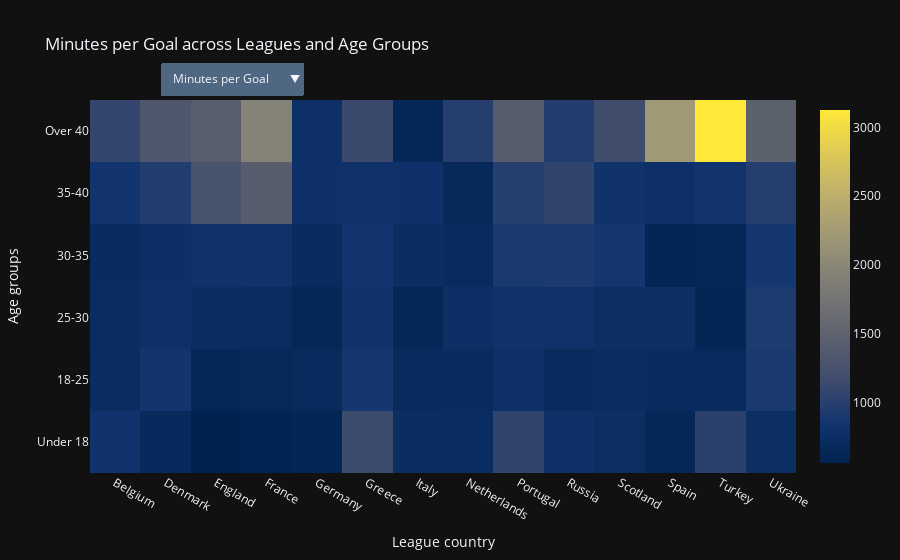

The code cell stored with this chart in its notebook:
### Markdown cell above
### Visualize data using an interactive heatmap
The heatmap below displays the `Minutes per Goals` across different league nations and age groups. Use the dropdown to switch between `Minutes per Goals` and `Minutes per Assists` to compare the efficiency of players in contributing to game outcomes.

### Code cell
fig = go.Figure()

# Trace for Minutes per Goal
fig.add_trace(
    go.Heatmap(
        z=league_age_analysis.pivot_table(index='age_group', columns='country_name', values='minutes_per_goal', aggfunc='mean', observed=False).values,
        x=league_age_analysis['country_name'].unique(),
        y=league_age_analysis['age_group'].unique(),
        visible=True,  # Visible by default
        name='Minutes per Goal'
    )
)

# Trace for Minutes per Assist
fig.add_trace(
    go.Heatmap(
        z=league_age_analysis.pivot_table(index='age_group', columns='country_name', values='minutes_per_assists', aggfunc='mean', observed=False).values,
        x=league_age_analysis['country_name'].unique(),
        y=league_age_analysis['age_group'].unique(),
        visible=False,  # Hidden by default
        name='Minutes per Assist'
    )
)

# Dropdown buttons
buttons = [
    dict(
        label='Minutes per Goal',
        method='update',
        args=[{'visible': [True, False]},
              {'title': 'Minutes per Goal across Leagues and Age Groups'}]
    ),
    dict(
        label='Minutes per Assist',
        method='update',
        args=[{'visible': [False, True]},
              {'title': 'Minutes per Assist across Leagues and Age Groups'}]
    )
]

fig.update_layout(
    updatemenus=[dict(active=0, buttons=buttons, x=0.1, xanchor='left', y=1.1, yanchor='top')],
    title_text='Minutes per Goal across Leagues and Age Groups',
    xaxis_title="League country",
    yaxis_title="Age groups",
)
fig.update_traces(
     colorscale='Cividis',
     hoverinfo='x+y+z',  # Shows all info on hover
     text=league_age_analysis.values,  
     hovertemplate='League: %{x}<br>Age Group: %{y}<br>Minutes: %{z}<extra></extra>',
)

fig.show()

### Figure 1 — Plotly figure (JSON) as saved in the notebook; plotly's stock layout.template omitted (floating-point values rounded to 4 significant figures; data arrays with more than 128 entries replaced by an {"elided": "..."} marker saying what was removed)
{"data": [{"name": "Minutes per Goal", "visible": true, "x": ["Belgium", "Denmark", "England", "France", "Germany", "Greece", "Italy", "Netherlands", "Portugal", "Russia", "Scotland", "Spain", "Turkey", "Ukraine"], "y": ["Under 18", "18-25", "25-30", "30-35", "35-40", "Over 40"], "z": [[820.4, 672.5, 563.4, 598.3, 622.6, 1141.0, 734.5, 721.1, 1058.0, 782.0, 739.2, 645.6, 1018.0, 738.8], [734.4, 848.2, 644.6, 667.4, 695.0, 872.4, 690.5, 711.1, 767.6, 689.0, 723.6, 705.5, 695.5, 902.9], [720.2, 772.3, 734.6, 726.7, 640.7, 818.1, 642.0, 764.7, 801.1, 808.8, 736.3, 751.1, 620.5, 934.5], [711.7, 763.3, 801.2, 798.6, 709.0, 827.6, 727.1, 696.7, 901.9, 915.7, 864.9, 614.0, 639.0, 871.7], [840.8, 963.2, 1270.0, 1413.0, 790.9, 801.1, 792.5, 663.7, 984.4, 1064.0, 817.0, 780.0, 834.3, 970.3], [1085.0, 1333.0, 1434.0, 1929.0, 776.2, 1137.0, 643.2, 985.5, 1420.0, 960.2, 1188.0, 2227.0, 3127.0, 1480.0]], "type": "heatmap", "colorscale": [[0.0, "#00224e"], [0.1111, "#123570"], [0.2222, "#3b496c"], [0.3333, "#575d6d"], [0.4444, "#707173"], [0.5556, "#8a8678"], [0.6667, "#a59c74"], [0.7778, "#c3b369"], [0.8889, "#e1cc55"], [1.0, "#fee838"]], "hoverinfo": "x+y+z", "hovertemplate": "League: %{x}<br>Age Group: %{y}<br>Minutes: %{z}<extra></extra>", "text": {"elided": "84x9 mixed values"}}, {"name": "Minutes per Assist", "visible": false, "x": ["Belgium", "Denmark", "England", "France", "Germany", "Greece", "Italy", "Netherlands", "Portugal", "Russia", "Scotland", "Spain", "Turkey", "Ukraine"], "y": ["Under 18", "18-25", "25-30", "30-35", "35-40", "Over 40"], "z": [[901.9, 901.6, 663.0, 818.0, 690.3, 1566.0, 882.8, 985.1, 963.7, 898.2, 806.1, 744.5, 1049.0, 1003.0], [895.7, 957.5, 812.9, 926.9, 819.1, 1043.0, 890.0, 863.5, 957.8, 804.0, 1029.0, 991.3, 882.7, 1117.0], [967.4, 972.2, 886.9, 963.6, 832.4, 1130.0, 860.6, 945.8, 1081.0, 1016.0, 835.6, 944.6, 827.6, 1244.0], [893.2, 1129.0, 1050.0, 1155.0, 828.6, 1115.0, 987.4, 1076.0, 1060.0, 1068.0, 937.6, 854.7, 864.2, 1279.0], [1099.0, 1130.0, 1373.0, 1447.0, 1049.0, 1061.0, 1180.0, 993.3, 1604.0, 1080.0, 1129.0, 1035.0, 996.1, 1656.0], [1767.0, 1333.0, 1877.0, 1802.0, 1120.0, 1627.0, 1128.0, 1327.0, 1238.0, 1320.0, 1627.0, 1750.0, 1563.0, 1526.0]], "type": "heatmap", "colorscale": [[0.0, "#00224e"], [0.1111, "#123570"], [0.2222, "#3b496c"], [0.3333, "#575d6d"], [0.4444, "#707173"], [0.5556, "#8a8678"], [0.6667, "#a59c74"], [0.7778, "#c3b369"], [0.8889, "#e1cc55"], [1.0, "#fee838"]], "hoverinfo": "x+y+z", "hovertemplate": "League: %{x}<br>Age Group: %{y}<br>Minutes: %{z}<extra></extra>", "text": {"elided": "84x9 mixed values"}}], "layout": {"title": {"text": "Minutes per Goal across Leagues and Age Groups"}, "updatemenus": [{"active": 0, "buttons": [{"args": [{"visible": [true, false]}, {"title": "Minutes per Goal across Leagues and Age Groups"}], "label": "Minutes per Goal", "method": "update"}, {"args": [{"visible": [false, true]}, {"title": "Minutes per Assist across Leagues and Age Groups"}], "label": "Minutes per Assist", "method": "update"}], "x": 0.1, "xanchor": "left", "y": 1.1, "yanchor": "top"}], "xaxis": {"title": {"text": "League country"}}, "yaxis": {"title": {"text": "Age groups"}}}}
